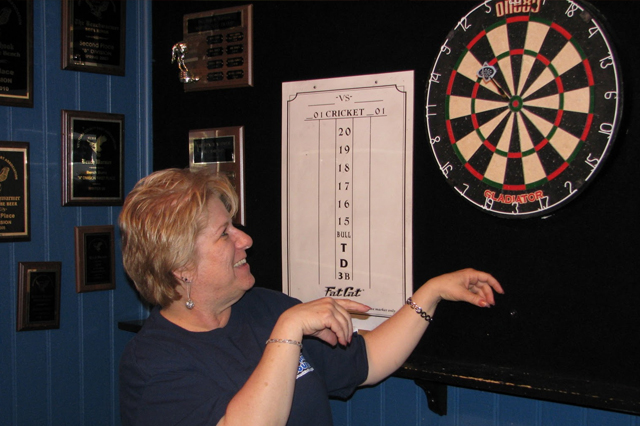
#> input picture images/dart0.jpg, 640 x 426 px, given in place of dart9.jpg, which was not available
$ python Q4-test.py   (older library calls are emulated)
#> lines starting #> are read from the running program, lines starting #| are printed output that depends on the picture; after the words box and inside, x2 and y2 are one past the last pixel; in counts of white or black regions, pixels touching at a corner belong together; pictures that were not available may be replaced by others from this repository, and a replacement may not be noted
### Subtask4/libraryQ4.py
import matplotlib.pyplot as plt
import matplotlib.pylab as pylab
import numpy as np
import cv2
import math
import time

## FUNCTION DEFINITIONS

# colour imshow since cv2 imshow doesnt work
def imshow(image, s=""):
    #OpenCV stores images in BGR so we have to convert to RGB to display it using matplotlib
    imagergb = cv2.cvtColor(image, cv2.COLOR_BGR2RGB)
    plt.title(s + " Click to close.", fontsize=14)
    plt.imshow(imagergb)
    plt.waitforbuttonpress()
    plt.close()

# [8 lines left out: function imresize, not called in this run]

def drawshow(s):
    plt.title(s, fontsize=11)
    plt.draw()

# Annotate image(s)
# [37 lines left out: function annotate, not called in this run]

# Viola Jones dartboard detector
def ViolaJones (i, image, obj_classifier):
    gray = cv2.cvtColor(image, cv2.COLOR_BGR2GRAY)
    #run classifier
    obj = obj_classifier.detectMultiScale(gray, 1.1, 10, 0|cv2.CASCADE_SCALE_IMAGE, (20,20), (500,500))
    return obj


# Compare overlapping areas of 2 rectangles relative to A
# [147 lines left out: functions Compare, Eval, getinfo, f1score, tpr, ppv and 1 more, not called in this run]

# Detect edges using the sobel operator
def EdgeDetect (img, threshavg=3):

    #Applying the Sobel Operator (try rewrite using own sobel)
    sobelx = cv2.Sobel(img,cv2.CV_64F,1,0,ksize=3)
    sobely = cv2.Sobel(img,cv2.CV_64F,0,1,ksize=3)

    (M,N) = sobelx.shape
    grad = np.zeros((M,N))
    direc = np.zeros((M,N))

    thresh = threshavg*np.sum(img)/(N*M) #the higher the quicker, but risk not representing edges

    for m in range (0,M): #m = y
        for n in range  (0,N): # n = x
            grad[m,n] = math.sqrt(sobelx[m,n]**2 + sobely[m,n]**2)
            if sobelx[m,n] == 0: # to prevent division by zero in direc
                sobelx[m,n]= 1*10**(-5)
            direc[m,n] = np.arctan(sobely[m,n]/sobelx[m,n])
            if grad[m,n]>thresh:
                grad[m,n] = 255
            else:
                grad[m,n] = 0
                direc[m,n] = 0
    return grad, direc


# Hough Transform using circles
def HTCircle (grad, direc, minrad, maxrad):
    nc =  maxrad-minrad #num circles
    (M,N) = grad.shape
    rad = np.zeros(nc-minrad)
    for a in range (0,nc-minrad):
        rad[a] = (a+minrad+1)*maxrad/nc

    Hxyr = np.zeros ((M,N,nc))
    total= M*N

    deg = math.pi/180
    print ("Performing Hough Transform - Circles:")
    for m in range (0,M): #y
        if m % np.round(M/30) == 0:
            print ("progress - " + str(int(np.round(100*(m)/(M)))) + "%" )
        for n in range (0,N): #x
            if grad[m,n] == 255:
                for r in rad:

                    # optimisation of the for loop to only cater for the top left quarter of a circle to its center
                    y0 = int(np.round(m + r*math.sin(direc[m,n])))
                    x0 = int(np.round(n + r*math.cos(direc[m,n])))

                    # to cater for noise we +/- 1 degree
                    y1 = int(np.round(m + r*math.sin(direc[m,n]+deg)))
                    x1 = int(np.round(n + r*math.cos(direc[m,n]+deg)))
                    y2 = int(np.round(m + r*math.sin(direc[m,n]-deg)))
                    x2 = int(np.round(n + r*math.cos(direc[m,n]-deg)))

                    # removing 2 if statements to speed up the loop
                    dx = 2*abs(x2-x1)
                    dy = 2*abs(y2-y1)
                    radindex = int(nc*r/maxrad -(minrad+1))

                    if dy<=y0<M-dy and dx<=x0<N-dx:
                        Hxyr[y0,x0,radindex] += 1
                        Hxyr[y1,x1,radindex] += 1
                        Hxyr[y2,x2,radindex] += 1
                    else:
                        break #break to prevent unecessary calculation wiht larger r values
    return Hxyr

#Creating Hough Space
def HSpace (Hxyr):
    (a,b,c) = Hxyr.shape #to calculate the no of elements
    Hspace = np.zeros((a,b))

    for y in range (0,a):
        for x in range (0,b):
            sum = 0
            for z in range (0,c):
                sum += Hxyr[y,x,z]
            Hspace[y,x] = sum
    #normalising the values
    norm = np.amax(Hspace)
    Hspace = Hspace*255/norm
    return Hspace

# Finding the rectangle enclosing the most likely 3 circles, not in close proximity to each other (50 pixels)
# [125 lines left out: functions PlotRectangle, Q3, not called in this run]

### Archive/Q4-test.py
import matplotlib.pyplot as plt
import matplotlib.pylab as pylab
import numpy as np
import cv2
import math
import time
import libraryQ4 as lib
pylab.rcParams['figure.figsize'] = (20,10)

def PlotRectangle (imgcol, Hxyr, Hspace, minrad, maxrad, prox=50):
    nc =  maxrad-minrad #num circles
    (a,b) = Hspace.shape #for later to calculate the highest index of the flattened array
    argordH = Hspace.argsort(axis=None) #lists the indices in accending order of value (array is flattened)

    index = 1
    #in order to detect images with multiple dart boards, we find the top highest Hspace values that dont have

#circle0
    (y0,x0)=np.unravel_index(argordH[a*b-index], (a,b)) #unravels the flattened value back into a tuple for the nth highest
    amax = Hxyr[y0,x0].shape
    argordxyr = Hxyr[y0,x0].argsort(axis=None)
    print (argordxyr)
    rindex = argordxyr[amax[0]*1-1]
    r = (rindex+minrad+1)*maxrad/nc

    argordmax = []
    for rr in range (1,10):
        rindex = argordxyr[amax[0]*1-rr]
        argordmax.append(int((rindex+minrad+1)*maxrad/nc))
    circle0 = (x0,y0,r)
    # circle0 = (x0-int(r),y0-int(r),int(2*r),int(2*r))

    index += 1
    for c in range(index, a*b):
        (y,x)=np.unravel_index(argordH[a*b-c], (a,b)) #unravels the flattened value back into a tuple for the nth highest
        if math.sqrt((x0-x)**2 + (y0-y)**2)>prox:
            index = c
            break

    (y1,x1)=np.unravel_index(argordH[a*b-index], (a,b)) #unravels the flattened value back into a tuple for the nth highest
    amax = Hxyr[y1,x1].shape
    argordxyr = Hxyr[y1,x1].argsort(axis=None)
    print (argordxyr)
    rindex = argordxyr[amax[0]*1-1]
    r = (rindex+minrad+1)*maxrad/nc

    circle1 = (x1,y1,r)
    # circle1 = (x1-int(r),y1-int(r),int(2*r),int(2*r))

#circle2
    for c in range(index, a*b):
        (y,x)=np.unravel_index(argordH[a*b-c], (a,b)) #unravels the flattened value back into a tuple for the nth highest
        if math.sqrt((x0-x)**2 + (y0-y)**2)>prox and math.sqrt((x1-x)**2 + (y1-y)**2)>prox:
            index = c
            break

    (y2,x2)=np.unravel_index(argordH[a*b-index], (a,b)) #unravels the flattened value back into a tuple for the nth highest
    amax = Hxyr[y2,x2].shape
    argordxyr = Hxyr[y2,x2].argsort(axis=None)
    print (argordxyr)
    rindex = argordxyr[amax[0]*1-1]
    r = (rindex+minrad+1)*maxrad/nc

    circle2 = (x2,y2,r)
    # circle2 = (x2-int(r),y2-int(r),int(2*r),int(2*r))

    return circle0, circle1, circle2


## PROGRAMME STARTS

# Pre-annotated ground truths
ground = {0: np.array([[435,   6, 167, 194]]), 1: np.array([[198, 143, 191, 173]]), 2:
np.array([[ 97, 101,  98,  80]]), 3: np.array([[322, 150,  69,  69]]), 4:
np.array([[175, 104, 172, 180]]), 5: np.array([[426, 141,  92,  97]]), 6:
np.array([[210, 120,  63,  57]]), 7: np.array([[241, 174, 127, 131]]), 8:
np.array([[840, 225, 123, 104],[ 67, 255,  59,  84]]), 9:
np.array([[188,  36, 257, 253]]), 10: np.array([[ 78, 101, 121, 113],
[578, 127,  60,  91],[916, 149,  37,  69]]), 11:
np.array([[170, 107,  68,  50]]), 12: np.array([[153,  74,  65, 146]]), 13:
np.array([[269, 126, 135, 130]]), 14:
np.array([[117, 106, 134, 113],[981, 101, 128, 113]]), 15:
np.array([[151,  56, 136, 131]])}

# Setting the thresholds
edgethresh = 2
judgethresh = 0.4
# Setting the max and min radius of a detected circle in HT
minrad = 10
maxrad = 100
# Set the min proximity of any 2 HT circles`
proximity = 70

# whichdartimgs = [0,1,2,3,4,5,6,7,8,9,10,11,12,13,14,15]
whichdartimgs = [9]

F1VJ = {}
F1VJHT = {}
PrecisionVJ = {}
PrecisionVJHT = {}
RecallVJ = {}
RecallVJHT = {}

start = time.time()
for i in whichdartimgs:

    # Loading a given image
    location = str("../images/dart") + str(i) + str(".jpg")
    imgcol = cv2.imread(location)
#> imgcol is the input picture: shape (426, 640, 3); mean B, G, R 55.7, 56.9, 65.9
    img = cv2.cvtColor(imgcol, cv2.COLOR_BGR2GRAY)
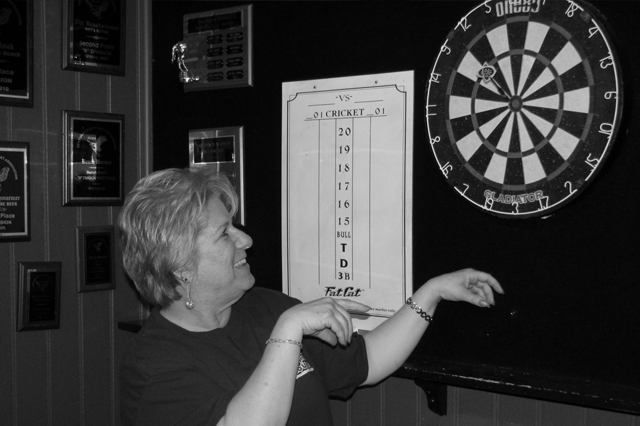
#> img: shape (426, 640); min 0, max 251, mean 59.4
    print ("dart" + str(i) + ".jpg loaded")
    if len(whichdartimgs) == 1:
        lib.imshow(imgcol, "Original Image.")


    # Finding the edges of the image above a threshold
    stime = time.time()
    grad, direc = lib.EdgeDetect (img, threshavg=edgethresh)
#> in EdgeDetect, `sobely = cv2.Sobel(img,cv2.CV_64F,0,1,ksize=3)`:
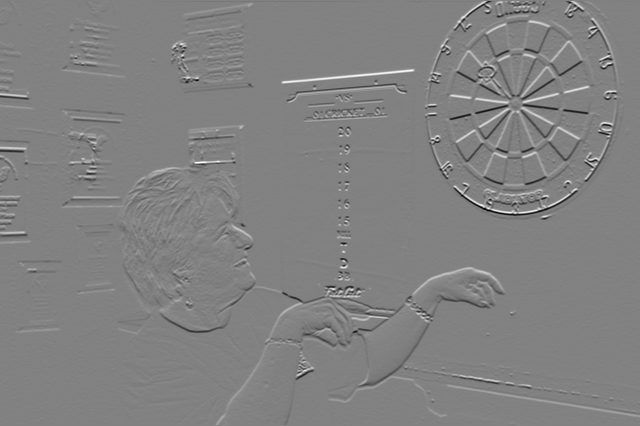
#> sobely: shape (426, 640) float64; min -775, max 748, mean 0.6; drawn with min black and max white
#> in EdgeDetect, `thresh = threshavg*np.sum(img)/(N*M)`: thresh = 118.9
#> after the loop in EdgeDetect, `for m in range (0,M):`:
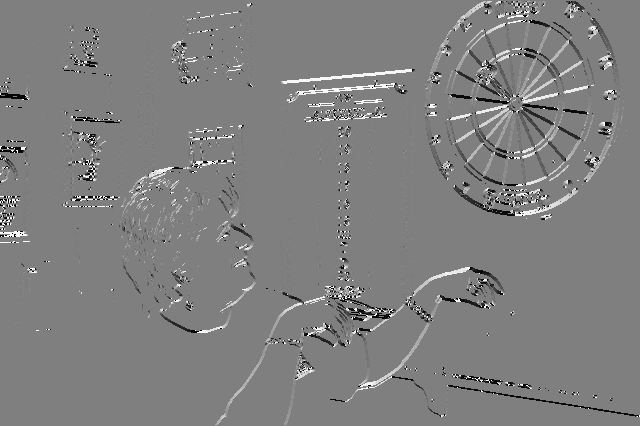
#> direc: shape (426, 640) float64; min -1.57, max 1.57, mean 0.00453; drawn with min black and max white
#> after the loop in EdgeDetect, `for m in range (0,M):`:
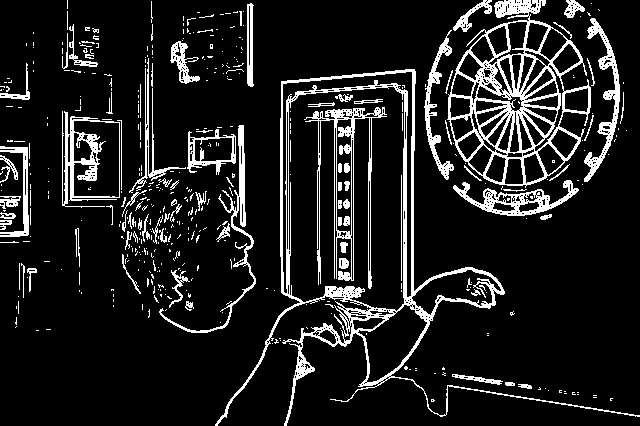
#> grad: shape (426, 640) float64; 12.3% white; 450 white regions (360 under 20 px), largest, box (x1, y1, x2, y2) and area: (215, 69, 640, 426) 8080, (447, 0, 591, 188) 6880, (304, 107, 387, 289) 2332
#> after the loop in EdgeDetect, `for m in range (0,M):`: sobelx: shape (426, 640) float64; min -815, max 843, mean -0.3
    print ("EdgeDetect runtime: " + str(time.time() - stime) )

    # Saving the edge image
    saveloc = (str("detectedtest/dart" + str(i) + str("edge.jpg")))
    cv2.imwrite(saveloc,grad)
    print ("Edge image saved")
    if len(whichdartimgs) == 1:
        plt.title ("Edge image. Click to close")
        plt.imshow (grad, cmap='gray')
        plt.waitforbuttonpress()
        plt.close()

    # Finding abd labeling the detected dartboards for Viola-Jones
    stime = time.time()
    classifier = cv2.CascadeClassifier('cascade.xml')
    dart_VJ = lib.ViolaJones(i, imgcol, classifier)
#> in ViolaJones, `obj = obj_classifier.detectMultiScale(gray, 1.1, 10, 0|cv2.CASCADE_SCA..`: obj = [[427, 27, 143, 143]]
#> dart_VJ = [[427, 27, 143, 143]]
    newgrad = np.zeros(grad.shape)
    for (x,y,w,h) in dart_VJ:
            for xx in range (x,x+w):
                for yy in range (y, y+h):
                    newgrad[yy,xx] = grad[yy,xx]
            cv2.rectangle(imgcol, (x,y), (x+w,y+h), (0,165,255), 3)
#> this loop made 1 pass
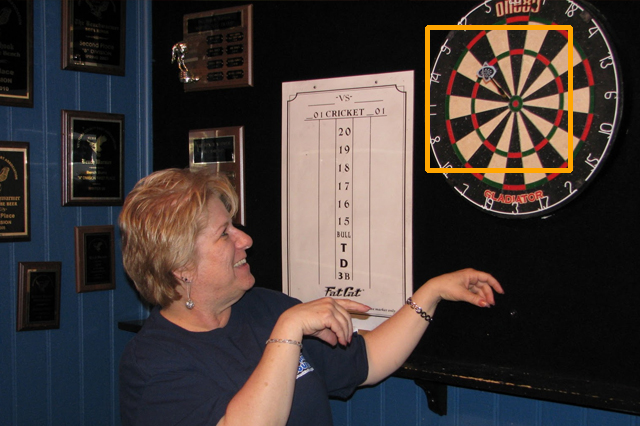
#> imgcol: shape (426, 640, 3); 1.04% of pixels changed, all inside (x1, y1, x2, y2) = (425, 25, 573, 173)
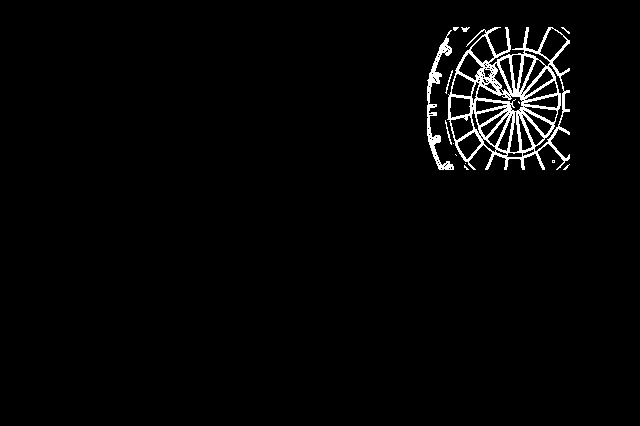
#> newgrad: shape (426, 640) float64; 2.3% white in thin lines or dots, all inside (x1, y1, x2, y2) = (427, 27, 570, 170)
    plt.imshow(newgrad, cmap='gray')
    grad = newgrad
    plt.waitforbuttonpress()
    # Saving VJ detected colour image
    saveloc = (str("detectedtest/dart" + str(i) + str("VJ_detect.jpg")))
    cv2.imwrite(saveloc,imgcol)
    print ("Viola-Jones Runtime: " + str(time.time()-stime))
    print ("Viola-Jones image saved")
    if len(whichdartimgs) == 1:
        lib.imshow(imgcol, "Viola-Jones detection.")

    #Reloading a fresh coloured image
    imgcol = cv2.imread(location)

    #Running the Hough Transform for circles
    stime = time.time()
    Hxyr = lib.HTCircle(grad, direc, minrad, maxrad)
    etime = time.time()
    print("runtime: Hough Transform " + str(etime-stime))

    # Finding the Hough Space for the Hough Transform
    stime = time.time()
    Hspace = lib.HSpace(Hxyr)
#> in HSpace, `Hspace = np.zeros((a,b))`: Hspace: shape (426, 640) float64; every value is 0
#> after the loop in HSpace, `for y in range (0,a):`:
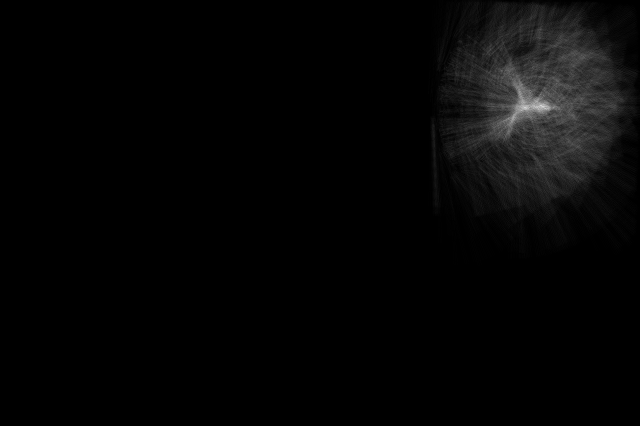
#> Hspace: shape (426, 640) float64; min 0, max 214, mean 5.4
#> in HSpace, `norm = np.amax(Hspace)`: norm = 214

    #Saving the Hough Space image
    saveloc = (str("detectedtest/dart" + str(i) + str("HS.jpg")))
    cv2.imwrite(saveloc,Hspace)
    print ("Hough Space Runtime: " + str(time.time()-stime))
    print ("Hough image saved")
    if len(whichdartimgs) == 1:
        plt.title ("Hough Space. Click to close")
        plt.imshow(Hspace, cmap='gray')
        plt.waitforbuttonpress()
        plt.close()

    # Finding the rectangle that encloses the 3 most likely circles
    rect0, rect1, rect2 = PlotRectangle(imgcol, Hxyr, Hspace, minrad, maxrad, prox=proximity)
#> in PlotRectangle, `(y0,x0)=np.unravel_index(argordH[a*b-index], (a,b))`: y0 = 106; x0 = 542
#> in PlotRectangle, `argordxyr = Hxyr[y0,x0].argsort(axis=None)`: argordxyr = 90 values, max 89 at index 35, min 0 at index 0, mean 44.5
#| [ 0 61 60 59 58 56 50 62 47 88 43 42 39 38 37 45 36 63 65 87 86 85 84 83
#|  82 64 81 79 70 69 68 67 66 80 35 89 33  1  2 12 13 14 15 16 17 34 20 21
#|  22 23 18 26 32 31 24 30 29 25 27 11 28 44 48 57  3 19 46 41 40 55 71 75
#|  78  7 51  6 52  4  5 10 76 77  9 74  8 53 54 72 49 73]
#> in PlotRectangle, `rindex = argordxyr[amax[0]*1-1]`: rindex = 73
#> in PlotRectangle, `r = (rindex+minrad+1)*maxrad/nc`: r = 93.33
#> the loop in PlotRectangle, `for rr in range (1,10):` made 9 passes
#> rindex on passes 1 to 9: 73, 49, 72, 54, 53, 8, 74, 9, 77
#> after the loop in PlotRectangle, `for rr in range (1,10):`: argordmax = [93, 66, 92, 72, 71, 21, 94, 22, 97]
#> in PlotRectangle, `circle0 = (x0,y0,r)`: circle0 = (542, 106, 93.33)
#> the loop in PlotRectangle, `for c in range(index, a*b):` made 2107 passes
#> (y, x) on passes 1 to 12: (105, 540), (105, 541), (107, 525), (107, 524), (106, 543), (108, 545), (107, 537), (108, 526), (106, 544), (106, 541), (107, 543), (106, 538)
#> in PlotRectangle, `(y1,x1)=np.unravel_index(argordH[a*b-index], (a,b))`: y1 = 29; x1 = 540
#> in PlotRectangle, `argordxyr = Hxyr[y1,x1].argsort(axis=None)`: argordxyr = 90 values, max 89 at index 40, min 0 at index 87, mean 44.5
#| [44 65 64 62 61 59 56 55 66 54 50 48 47 46 45 88 43 52 68 69 70 87 86 85
#|  84 83 82 81 80 79 78 77 76 75 74 73 72 71 41 40 89 38 24 23 39 21 17 13
#|  25 12  8  7  6  5  4  3 11 26 22 34 27 28 32 29 30 31 33  9 49 51 57  2
#|  67 63 16 10 60 42 37 35 36  1 14 18 19 53 15  0 20 58]
#> in PlotRectangle, `rindex = argordxyr[amax[0]*1-1]`: rindex = 58
#> in PlotRectangle, `r = (rindex+minrad+1)*maxrad/nc`: r = 76.67
#> in PlotRectangle, `circle1 = (x1,y1,r)`: circle1 = (540, 29, 76.67)
#> the loop in PlotRectangle, `for c in range(index, a*b):` made 1202 passes
#> (y, x) on passes 1 to 12: (29, 540), (77, 522), (76, 507), (85, 556), (83, 506), (86, 531), (99, 512), (89, 570), (119, 561), (115, 569), (83, 508), (56, 563)
#> in PlotRectangle, `(y2,x2)=np.unravel_index(argordH[a*b-index], (a,b))`: y2 = 106; x2 = 613
#> in PlotRectangle, `argordxyr = Hxyr[y2,x2].argsort(axis=None)`: argordxyr = 90 values, max 89 at index 35, min 0 at index 0, mean 44.5
#| [ 0 62 60 59 52 51 50 63 49 46 45 88 43 42 41 47 40 64 66 87 86 85 84 83
#|  82 65 81 79 75 74 73 72 68 80 36 89 19 12 15 16 17 18 35 11 20 21 10  9
#|   8  7  6 14 22 24  1  2  3  4 32 31 23 30 28 27 26  5 25 29 13 78 44 37
#|  61 48 56 67 39 55 33 34 58 54 53 77 38 57 70 71 76 69]
#> in PlotRectangle, `rindex = argordxyr[amax[0]*1-1]`: rindex = 69
#> in PlotRectangle, `r = (rindex+minrad+1)*maxrad/nc`: r = 88.89
#> in PlotRectangle, `circle2 = (x2,y2,r)`: circle2 = (613, 106, 88.89)
#> rect0 = (542, 106, 93.33); rect1 = (540, 29, 76.67); rect2 = (613, 106, 88.89)
    dart_HT = np.array([rect0,rect1,rect2])
#> dart_HT = [[542, 106, 93.33], [540, 29, 76.67], [613, 106, 88.89]]

    # Plotting the HT detection on the coloured image
#> (the run stopped early here; a loop or call above may not have finished)
